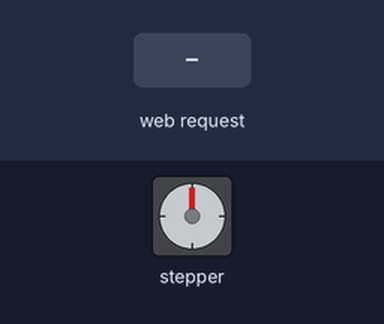
This sketch was run on a simulated ESP32. Parts: stepper motor. The inputs (shaded band) are chosen by the test bench. WiFi joins after 1.5 s; servers stay silent unless stated; stepper angles assume 4096 steps per turn; what the sketch prints to the serial monitor is not drawn.

Above: at 2.7 s.
2.8 s: HTTP request GET /start?dir=1 received
At 3.72 s:
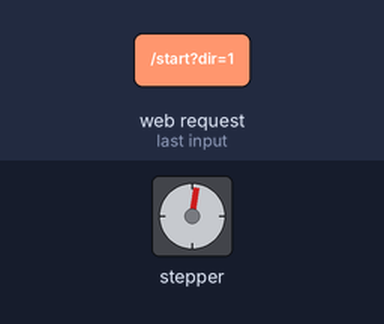
At 4.34 s:
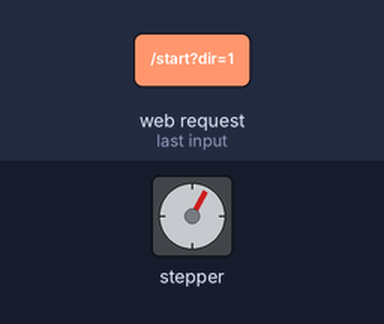
5.8 s: HTTP request GET /stop received
8.8 s: HTTP request GET /start?dir=0 received
At 9.76 s:
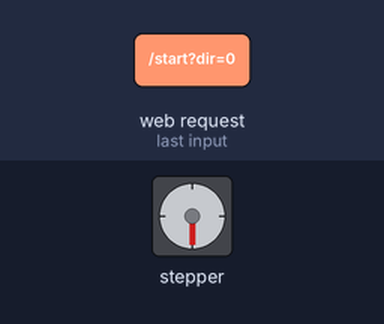
Timing chart, 0 to 20.8 s (numbered marks = the images above; inputs shaded):
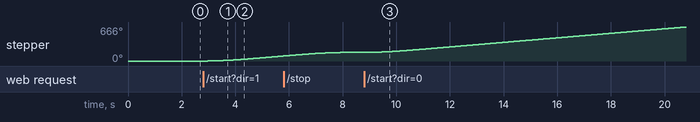

The sketch:

motorstepper.ino
```cpp
#include <WiFi.h>
#include <WebServer.h>
#include <AccelStepper.h>

// ==========================================
// CONFIGURACIÓN DE RED WIFI (Modificar)
// ==========================================
const char* ssid     = "Fibrasky";
const char* password = "corsa000";

// ==========================================
// CONFIGURACIÓN DE HARDWARE (PINES LIMPIOS)
// ==========================================
#define IN1 26
#define IN2 25
#define IN3 33
#define IN4 32

#define IR_SENSOR_PIN 34

// Configuración del motor (Secuencia directa)
AccelStepper stepper(AccelStepper::HALF4WIRE, IN1, IN3, IN2, IN4);

WebServer server(80);

// ==========================================
// INTERFAZ DASHBOARD (HTML / JS)
// ==========================================
const char index_html[] PROGMEM = R"rawliteral(
<!DOCTYPE html>
<html>
<head>
    <meta charset="UTF-8">
    <meta name="viewport" content="width=device-width, initial-scale=1.0, user-scalable=no">
    <title>Dashboard Dispensador</title>
    <style>
        body { font-family: -apple-system, BlinkMacSystemFont, "Segoe UI", Roboto, sans-serif; text-align: center; background-color: #121212; color: #e0e0e0; padding: 15px; margin: 0; touch-action: manipulation; }
        .container { max-width: 400px; margin: 20px auto; background: #1e1e1e; padding: 25px; border-radius: 12px; box-shadow: 0 4px 15px rgba(0,0,0,0.6); }
        h2 { color: #00adb5; margin-bottom: 20px; font-size: 1.5em; }
        .section { background: #2a2a2a; padding: 15px; border-radius: 8px; margin-bottom: 20px; }
        .section-title { font-size: 0.85em; color: #888; text-transform: uppercase; letter-spacing: 1px; margin-bottom: 15px; text-align: left; border-bottom: 1px solid #444; padding-bottom: 5px; }
        input { width: 90%; padding: 12px; margin-bottom: 15px; border: 1px solid #333; background: #222; color: #fff; border-radius: 6px; text-align: center; font-size: 1.2em; }
        .btn-group { display: flex; justify-content: space-between; gap: 10px; }
        button { flex: 1; padding: 15px; border: none; border-radius: 6px; font-weight: bold; font-size: 1em; cursor: pointer; transition: background 0.2s; user-select: none; -webkit-user-select: none; }

        /* Botones de Pasos */
        .btn-step { background-color: #00adb5; color: #fff; }
        .btn-step:active { background-color: #008288; }

        /* Botones Continuos */
        .btn-hold { background-color: #e6a817; color: #fff; }
        .btn-hold:active { background-color: #c58e0f; }

        .status { padding: 15px; border-radius: 6px; background: #2d2d2d; font-size: 1.1em; border-left: 5px solid #4caf50; }
        .detected { color: #ff5722; font-weight: bold; }
        .clear { color: #4caf50; font-weight: bold; }
    </style>
</head>
<body>
    <div class="container">
        <h2>Control de Metegol</h2>

        <div class="section">
            <div class="section-title">Movimiento por Pasos</div>
            <input type="number" id="stepsInput" value="512" min="1">
            <div class="btn-group">
                <button class="btn-step" onclick="moveSteps('forward')">+ Pasos</button>
                <button class="btn-step" onclick="moveSteps('reverse')">- Pasos</button>
            </div>
        </div>

        <div class="section">
            <div class="section-title">Movimiento Continuo (Mantener)</div>
            <div class="btn-group">
                <button class="btn-hold" id="btnHoldFwd">Avanzar</button>
                <button class="btn-hold" id="btnHoldRev">Retroceder</button>
            </div>
        </div>

        <div id="statusBox" class="status">
            Sensor IR: <span id="irState" class="clear">Detectando...</span>
        </div>
    </div>

    <script>
        // 1. Lógica para botones de pasos exactos
        function moveSteps(direction) {
            const steps = document.getElementById('stepsInput').value;
            fetch(`/step?dir=${direction}&steps=${steps}`).catch(err => console.error(err));
        }

        // 2. Lógica para botones de mantener presionado
        function setupHoldButton(buttonId, direction) {
            const btn = document.getElementById(buttonId);
            let isPressing = false;

            const startMove = (e) => {
                e.preventDefault(); // Evita scroll o zoom en mobile
                if (!isPressing) {
                    isPressing = true;
                    fetch(`/start?dir=${direction}`).catch(err => console.error(err));
                }
            };

            const stopMove = (e) => {
                e.preventDefault();
                if (isPressing) {
                    isPressing = false;
                    fetch('/stop').catch(err => console.error(err));
                }
            };

            // Eventos para Celular (Touch)
            btn.addEventListener('touchstart', startMove);
            btn.addEventListener('touchend', stopMove);
            btn.addEventListener('touchcancel', stopMove); // Por si entra una llamada o algo interrumpe

            // Eventos para PC (Mouse)
            btn.addEventListener('mousedown', startMove);
            btn.addEventListener('mouseup', stopMove);
            btn.addEventListener('mouseleave', stopMove); // Por si movés el mouse fuera del botón
        }

        setupHoldButton('btnHoldFwd', 'forward');
        setupHoldButton('btnHoldRev', 'reverse');

        // 3. Polling del Sensor IR
        setInterval(() => {
            fetch('/sensor')
                .then(response => response.text())
                .then(data => {
                    const label = document.getElementById('irState');
                    const box = document.getElementById('statusBox');
                    if (data === "1") {
                        label.innerText = "¡PELOTA DETECTADA!";
                        label.className = "detected";
                        box.style.borderLeftColor = "#ff5722";
                    } else {
                        label.innerText = "Despejado";
                        label.className = "clear";
                        box.style.borderLeftColor = "#4caf50";
                    }
                });
        }, 200);
    </script>
</body>
</html>
)rawliteral";

// ==========================================
// MANEJADORES DE LAS RUTAS DEL SERVIDOR
// ==========================================
void handleRoot() {
  server.send_P(200, "text/html", index_html);
}

// Ruta para movimiento exacto (por pasos)
void handleStep() {
  if (server.hasArg("steps") && server.hasArg("dir")) {
    long steps = server.arg("steps").toInt();
    String dir = server.arg("dir");

    if (dir == "reverse") {
      stepper.move(-steps);
    } else {
      stepper.move(steps);
    }
  }
  server.send(200, "text/plain", "OK");
}

// Ruta para INICIAR movimiento continuo
void handleStartContinuous() {
  if (server.hasArg("dir")) {
    String dir = server.arg("dir");
    // Le seteamos un objetivo larguísimo (1 millón de pasos)
    // Se moverá hasta que reciba la orden de frenar
    if (dir == "reverse") {
      stepper.move(-1000000);
    } else {
      stepper.move(1000000);
    }
  }
  server.send(200, "text/plain", "OK");
}

// Ruta para DETENER movimiento continuo
void handleStop() {
  // stepper.stop() recalcula la posición final basándose en la desaceleración actual
  stepper.stop();
  server.send(200, "text/plain", "OK");
}

void handleSensor() {
  String state = (digitalRead(IR_SENSOR_PIN) == LOW) ? "1" : "0";
  server.send(200, "text/plain", state);
}

// ==========================================
// SETUP & LOOP
// ==========================================
void setup() {
  Serial.begin(115200);

  pinMode(IR_SENSOR_PIN, INPUT);

  stepper.setMaxSpeed(800.0);
  stepper.setAcceleration(400.0);

  WiFi.begin(ssid, password);
  Serial.print("Conectando al WiFi");
  while (WiFi.status() != WL_CONNECTED) {
    delay(500);
    Serial.print(".");
  }

  Serial.println("\nConectado!");
  Serial.print("Ingresá esta IP en el navegador de tu celular/PC: ");
  Serial.println(WiFi.localIP());

  // Definición de las nuevas rutas
  server.on("/", HTTP_GET, handleRoot);
  server.on("/step", HTTP_GET, handleStep);
  server.on("/start", HTTP_GET, handleStartContinuous);
  server.on("/stop", HTTP_GET, handleStop);
  server.on("/sensor", HTTP_GET, handleSensor);

  server.begin();
}

void loop() {
  server.handleClient();
  stepper.run();
}
```

Measured:
- after the input at 2.8 s, stepper: keeps turning clockwise at about 35°/s, starting after 0.18 s
- after the input at 8.8 s, stepper: keeps turning clockwise at about 42°/s, starting at once
